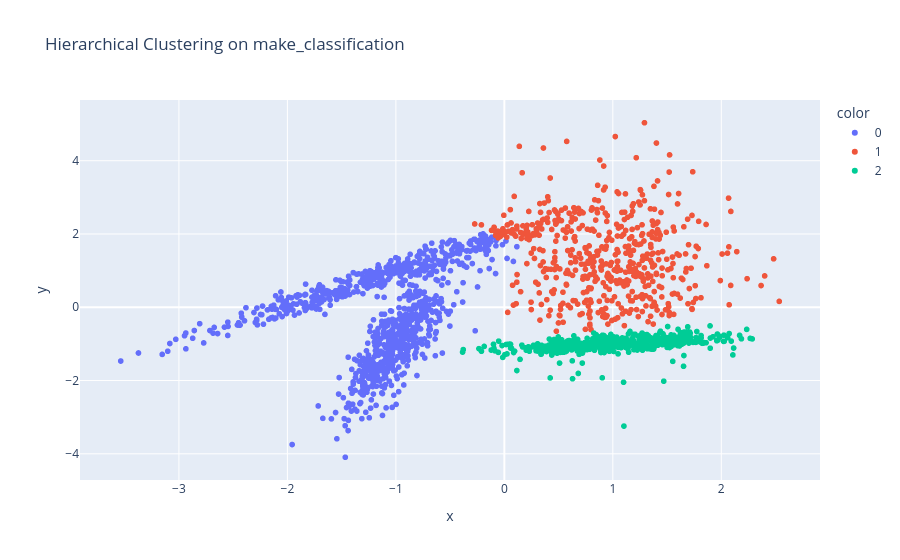

This figure's notebook cell:
### Code cell
hierarchical = AgglomerativeClustering(n_clusters=3, linkage='ward')
labels_hier = hierarchical.fit_predict(X_class)
fig = px.scatter(x=X_class[:,0], y=X_class[:,1], color=labels_hier.astype(str), title="Hierarchical Clustering on make_classification")
fig.show()

### Figure 1 — Plotly figure (JSON) as saved in the notebook; plotly's stock layout.template omitted (floating-point values rounded to 4 significant figures; data arrays with more than 128 entries replaced by an {"elided": "..."} marker saying what was removed)
{"data": [{"hovertemplate": "color=0<br>x=%{x}<br>y=%{y}<extra></extra>", "legendgroup": "0", "marker": {"color": "#636efa", "symbol": "circle"}, "mode": "markers", "name": "0", "showlegend": true, "type": "scattergl", "x": {"elided": "937 float values"}, "xaxis": "x", "y": {"elided": "937 float values"}, "yaxis": "y"}, {"hovertemplate": "color=1<br>x=%{x}<br>y=%{y}<extra></extra>", "legendgroup": "1", "marker": {"color": "#EF553B", "symbol": "circle"}, "mode": "markers", "name": "1", "showlegend": true, "type": "scattergl", "x": {"elided": "520 float values"}, "xaxis": "x", "y": {"elided": "520 float values"}, "yaxis": "y"}, {"hovertemplate": "color=2<br>x=%{x}<br>y=%{y}<extra></extra>", "legendgroup": "2", "marker": {"color": "#00cc96", "symbol": "circle"}, "mode": "markers", "name": "2", "showlegend": true, "type": "scattergl", "x": {"elided": "543 float values"}, "xaxis": "x", "y": {"elided": "543 float values"}, "yaxis": "y"}], "layout": {"legend": {"title": {"text": "color"}, "tracegroupgap": 0}, "title": {"text": "Hierarchical Clustering on make_classification"}, "xaxis": {"anchor": "y", "domain": [0, 1], "title": {"text": "x"}}, "yaxis": {"anchor": "x", "domain": [0, 1], "title": {"text": "y"}}}}
